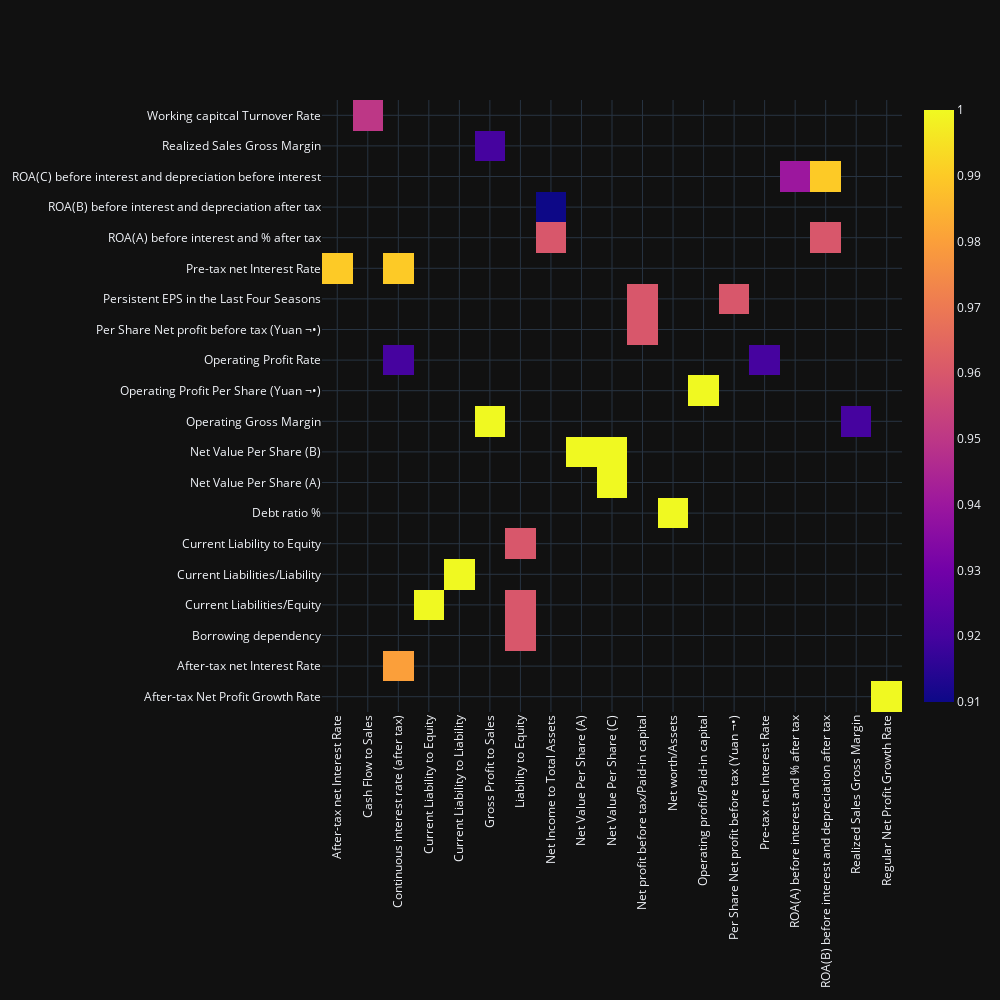

The notebook cell saved with this chart:
### Code cell
high_corr_pvt=high_corr.pivot(index="feat1",columns="feat2",values="abs_correlation")
fig = go.Figure(data=go.Heatmap(x=high_corr_pvt.columns,y=high_corr_pvt.index,z=high_corr_pvt.values))
fig.update_layout(width=1000, height=1000,xaxis_tickangle=-90)
fig.show()

### Figure 1 — Plotly figure (JSON) as saved in the notebook; plotly's stock layout.template omitted (floating-point values rounded to 4 significant figures; data arrays with more than 128 entries replaced by an {"elided": "..."} marker saying what was removed)
{"data": [{"type": "heatmap", "x": ["After-tax net Interest Rate", "Cash Flow to Sales", "Continuous interest rate (after tax)", "Current Liability to Equity", "Current Liability to Liability", "Gross Profit to Sales", "Liability to Equity", "Net Income to Total Assets", "Net Value Per Share (A)", "Net Value Per Share (C)", "Net profit before tax/Paid-in capital", "Net worth/Assets", "Operating profit/Paid-in capital", "Per Share Net profit before tax (Yuan ¬•)", "Pre-tax net Interest Rate", "ROA(A) before interest and % after tax", "ROA(B) before interest and depreciation after tax", "Realized Sales Gross Margin", "Regular Net Profit Growth Rate"], "y": ["After-tax Net Profit Growth Rate", "After-tax net Interest Rate", "Borrowing dependency", "Current Liabilities/Equity", "Current Liabilities/Liability", "Current Liability to Equity", "Debt ratio %", "Net Value Per Share (A)", "Net Value Per Share (B)", "Operating Gross Margin", "Operating Profit Per Share (Yuan ¬•)", "Operating Profit Rate", "Per Share Net profit before tax (Yuan ¬•)", "Persistent EPS in the Last Four Seasons", "Pre-tax net Interest Rate", "ROA(A) before interest and % after tax", "ROA(B) before interest and depreciation after tax", "ROA(C) before interest and depreciation before interest", "Realized Sales Gross Margin", "Working capitcal Turnover Rate"], "z": {"elided": "20x19 float values"}}], "layout": {"height": 1000, "width": 1000, "xaxis": {"tickangle": -90}}}
